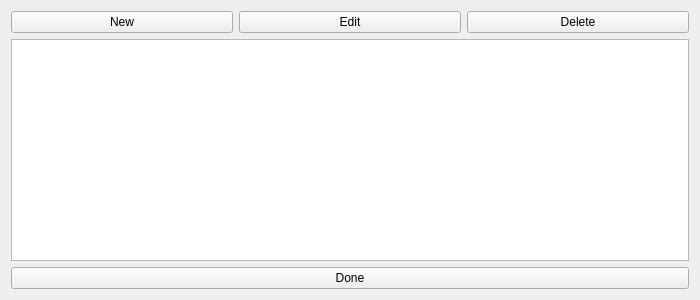
<?xml version="1.0" encoding="UTF-8"?>
<ui version="4.0">
 <class>ProfileManager</class>
 <widget class="QWidget" name="ProfileManager">
  <property name="geometry">
   <rect>
    <x>0</x>
    <y>0</y>
    <width>700</width>
    <height>300</height>
   </rect>
  </property>
  <property name="minimumSize">
   <size>
    <width>700</width>
    <height>300</height>
   </size>
  </property>
  <property name="windowTitle">
   <string>Profile Manager</string>
  </property>
  <layout class="QGridLayout" name="gridLayout">
   <item row="0" column="0">
    <widget class="QPushButton" name="pushButtonNew">
     <property name="text">
      <string>New</string>
     </property>
    </widget>
   </item>
   <item row="0" column="1">
    <widget class="QPushButton" name="pushButtonEdit">
     <property name="text">
      <string>Edit</string>
     </property>
    </widget>
   </item>
   <item row="0" column="2">
    <widget class="QPushButton" name="pushButtonDelete">
     <property name="text">
      <string>Delete</string>
     </property>
    </widget>
   </item>
   <item row="1" column="0" colspan="3">
    <widget class="QTableView" name="tableView">
     <attribute name="verticalHeaderVisible">
      <bool>false</bool>
     </attribute>
    </widget>
   </item>
   <item row="2" column="0" colspan="3">
    <widget class="QPushButton" name="pushButtonDone">
     <property name="text">
      <string>Done</string>
     </property>
    </widget>
   </item>
  </layout>
 </widget>
 <resources/>
 <connections>
  <connection>
   <sender>pushButtonDone</sender>
   <signal>clicked()</signal>
   <receiver>ProfileManager</receiver>
   <slot>close()</slot>
   <hints>
    <hint type="sourcelabel">
     <x>327</x>
     <y>275</y>
    </hint>
    <hint type="destinationlabel">
     <x>292</x>
     <y>295</y>
    </hint>
   </hints>
  </connection>
 </connections>
</ui>
